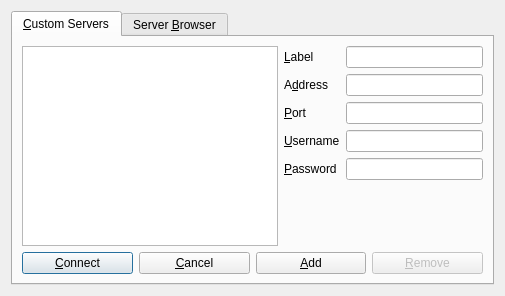
<ui version="4.0" >
 <class>ConnectDialog</class>
 <widget class="QDialog" name="ConnectDialog" >
  <property name="geometry" >
   <rect>
    <x>0</x>
    <y>0</y>
    <width>505</width>
    <height>296</height>
   </rect>
  </property>
  <property name="windowTitle" >
   <string>Mumble Server Connect</string>
  </property>
  <layout class="QVBoxLayout" >
   <item>
    <widget class="QTabWidget" name="qtwTab" >
     <property name="currentIndex" >
      <number>0</number>
     </property>
     <widget class="QWidget" name="tab" >
      <attribute name="title" >
       <string>&amp;Custom Servers</string>
      </attribute>
      <layout class="QVBoxLayout" >
       <item>
        <layout class="QHBoxLayout" >
         <item>
          <widget class="QListView" name="qlwServers" >
           <property name="editTriggers" >
            <set>QAbstractItemView::NoEditTriggers</set>
           </property>
          </widget>
         </item>
         <item>
          <layout class="QGridLayout" >
           <item row="0" column="0" >
            <widget class="QLabel" name="label_2" >
             <property name="text" >
              <string>&amp;Label</string>
             </property>
             <property name="buddy" >
              <cstring>qleName</cstring>
             </property>
            </widget>
           </item>
           <item row="1" column="0" >
            <widget class="QLabel" name="label" >
             <property name="text" >
              <string>A&amp;ddress</string>
             </property>
             <property name="buddy" >
              <cstring>qleServer</cstring>
             </property>
            </widget>
           </item>
           <item row="2" column="0" >
            <widget class="QLabel" name="label_3" >
             <property name="text" >
              <string>&amp;Port</string>
             </property>
             <property name="buddy" >
              <cstring>qlePort</cstring>
             </property>
            </widget>
           </item>
           <item row="3" column="0" >
            <widget class="QLabel" name="label_4" >
             <property name="text" >
              <string>&amp;Username</string>
             </property>
             <property name="buddy" >
              <cstring>qleUsername</cstring>
             </property>
            </widget>
           </item>
           <item row="4" column="0" >
            <widget class="QLabel" name="label_5" >
             <property name="text" >
              <string>&amp;Password</string>
             </property>
             <property name="buddy" >
              <cstring>qlePassword</cstring>
             </property>
            </widget>
           </item>
           <item row="0" column="1" >
            <widget class="QLineEdit" name="qleName" />
           </item>
           <item row="1" column="1" >
            <widget class="QLineEdit" name="qleServer" />
           </item>
           <item row="2" column="1" >
            <widget class="QLineEdit" name="qlePort" />
           </item>
           <item row="3" column="1" >
            <widget class="QLineEdit" name="qleUsername" />
           </item>
           <item row="4" column="1" >
            <widget class="QLineEdit" name="qlePassword" >
             <property name="echoMode" >
              <enum>QLineEdit::Password</enum>
             </property>
            </widget>
           </item>
           <item row="5" column="0" colspan="2" >
            <spacer>
             <property name="orientation" >
              <enum>Qt::Vertical</enum>
             </property>
             <property name="sizeHint" >
              <size>
               <width>20</width>
               <height>40</height>
              </size>
             </property>
            </spacer>
           </item>
          </layout>
         </item>
        </layout>
       </item>
       <item>
        <layout class="QHBoxLayout" >
         <item>
          <widget class="QPushButton" name="qpbConnect" >
           <property name="text" >
            <string>&amp;Connect</string>
           </property>
           <property name="default" >
            <bool>true</bool>
           </property>
          </widget>
         </item>
         <item>
          <widget class="QPushButton" name="qpbCancel" >
           <property name="text" >
            <string>&amp;Cancel</string>
           </property>
          </widget>
         </item>
         <item>
          <widget class="QPushButton" name="qpbAdd" >
           <property name="text" >
            <string>&amp;Add</string>
           </property>
          </widget>
         </item>
         <item>
          <widget class="QPushButton" name="qpbRemove" >
           <property name="enabled" >
            <bool>false</bool>
           </property>
           <property name="text" >
            <string>&amp;Remove</string>
           </property>
          </widget>
         </item>
        </layout>
       </item>
      </layout>
     </widget>
     <widget class="QWidget" name="tab_2" >
      <attribute name="title" >
       <string>Server &amp;Browser</string>
      </attribute>
      <layout class="QVBoxLayout" >
       <item>
        <widget class="QTreeWidget" name="qtwServers" >
         <property name="alternatingRowColors" >
          <bool>true</bool>
         </property>
         <property name="rootIsDecorated" >
          <bool>false</bool>
         </property>
         <property name="uniformRowHeights" >
          <bool>true</bool>
         </property>
         <property name="itemsExpandable" >
          <bool>false</bool>
         </property>
         <property name="sortingEnabled" >
          <bool>true</bool>
         </property>
         <column>
          <property name="text" >
           <string>Label</string>
          </property>
         </column>
         <column>
          <property name="text" >
           <string>Address</string>
          </property>
         </column>
         <column>
          <property name="text" >
           <string>URL</string>
          </property>
         </column>
        </widget>
       </item>
       <item>
        <layout class="QHBoxLayout" >
         <item>
          <widget class="QPushButton" name="qpbBrowserConnect" >
           <property name="text" >
            <string>&amp;Connect</string>
           </property>
           <property name="default" >
            <bool>true</bool>
           </property>
          </widget>
         </item>
         <item>
          <widget class="QPushButton" name="qpbBrowserCancel" >
           <property name="text" >
            <string>Cancel</string>
           </property>
          </widget>
         </item>
         <item>
          <widget class="QPushButton" name="qpbCopy" >
           <property name="text" >
            <string>C&amp;opy to custom</string>
           </property>
          </widget>
         </item>
         <item>
          <widget class="QPushButton" name="qpbURL" >
           <property name="text" >
            <string>&amp;View Webpage</string>
           </property>
          </widget>
         </item>
        </layout>
       </item>
      </layout>
     </widget>
    </widget>
   </item>
  </layout>
 </widget>
 <resources/>
 <connections>
  <connection>
   <sender>qpbConnect</sender>
   <signal>clicked()</signal>
   <receiver>ConnectDialog</receiver>
   <slot>accept()</slot>
   <hints>
    <hint type="sourcelabel" >
     <x>21</x>
     <y>246</y>
    </hint>
    <hint type="destinationlabel" >
     <x>199</x>
     <y>541</y>
    </hint>
   </hints>
  </connection>
  <connection>
   <sender>qpbCancel</sender>
   <signal>clicked()</signal>
   <receiver>ConnectDialog</receiver>
   <slot>reject()</slot>
   <hints>
    <hint type="sourcelabel" >
     <x>248</x>
     <y>246</y>
    </hint>
    <hint type="destinationlabel" >
     <x>444</x>
     <y>541</y>
    </hint>
   </hints>
  </connection>
  <connection>
   <sender>qlwServers</sender>
   <signal>doubleClicked(QModelIndex)</signal>
   <receiver>ConnectDialog</receiver>
   <slot>accept()</slot>
   <hints>
    <hint type="sourcelabel" >
     <x>109</x>
     <y>196</y>
    </hint>
    <hint type="destinationlabel" >
     <x>133</x>
     <y>654</y>
    </hint>
   </hints>
  </connection>
  <connection>
   <sender>qpbBrowserConnect</sender>
   <signal>clicked()</signal>
   <receiver>ConnectDialog</receiver>
   <slot>accept()</slot>
   <hints>
    <hint type="sourcelabel" >
     <x>119</x>
     <y>263</y>
    </hint>
    <hint type="destinationlabel" >
     <x>117</x>
     <y>370</y>
    </hint>
   </hints>
  </connection>
  <connection>
   <sender>qpbBrowserCancel</sender>
   <signal>clicked()</signal>
   <receiver>ConnectDialog</receiver>
   <slot>reject()</slot>
  </connection>
  <connection>
   <sender>qtwServers</sender>
   <signal>doubleClicked(QModelIndex)</signal>
   <receiver>ConnectDialog</receiver>
   <slot>accept()</slot>
   <hints>
    <hint type="sourcelabel" >
     <x>158</x>
     <y>128</y>
    </hint>
    <hint type="destinationlabel" >
     <x>185</x>
     <y>436</y>
    </hint>
   </hints>
  </connection>
 </connections>
</ui>
